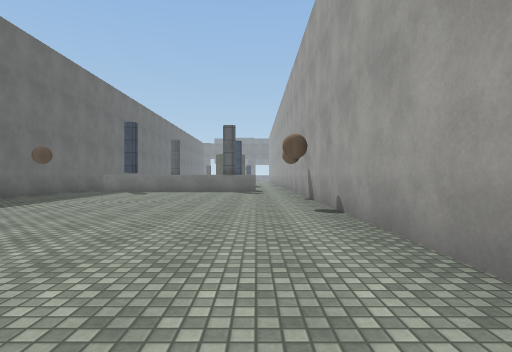
[1] (above)

18 first-person views from a walk through a scene from a Unity 3-D project. The camera is 1.2 m above the floor, looks level and sees 80° across. The floor is counted in squares, 2 m on a side. Each view is taken from the middle of a square. On the plan, view 1 faces up. The plan holds only what a view shows up to about 9 squares ahead; the rest is blank. The place goes on beyond the plan. The player character is not drawn. Surface patterns are stand-ins for the level's own textures.

[2]
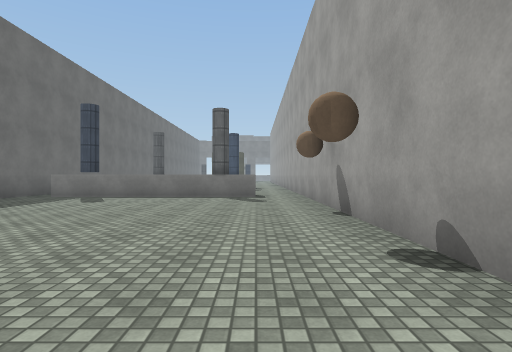

[3]
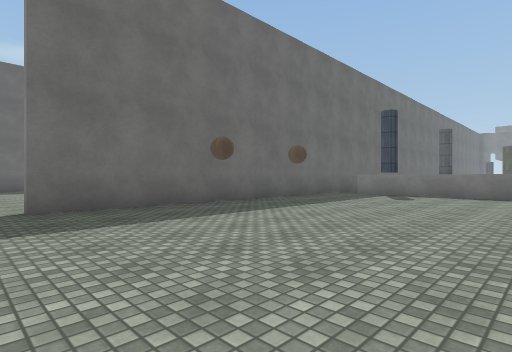

[4]
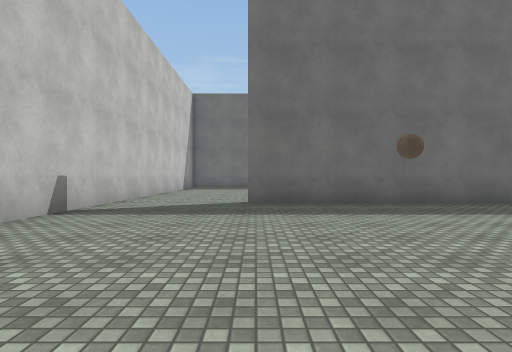

[5]
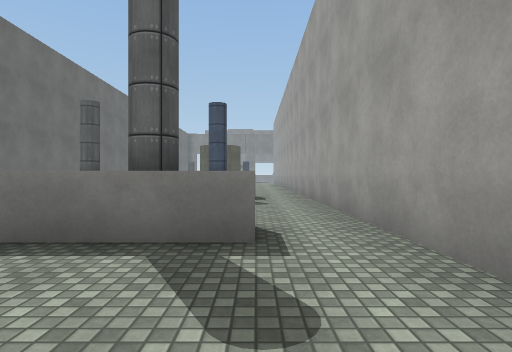

[6]
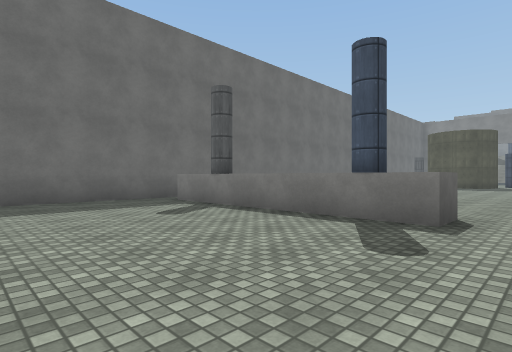

[7]
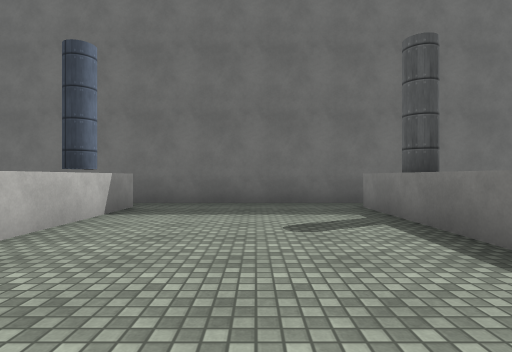

[8]
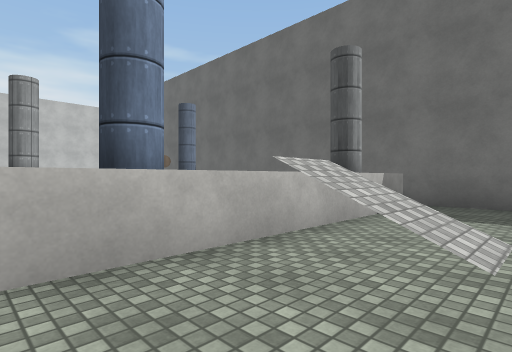

[9]
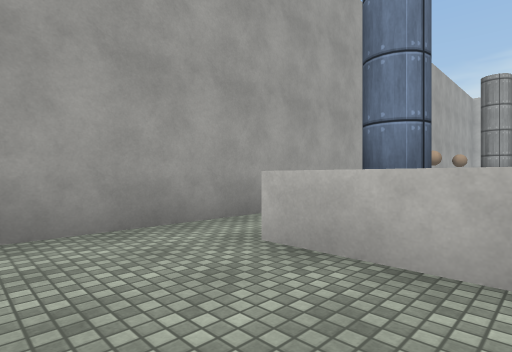

[10]
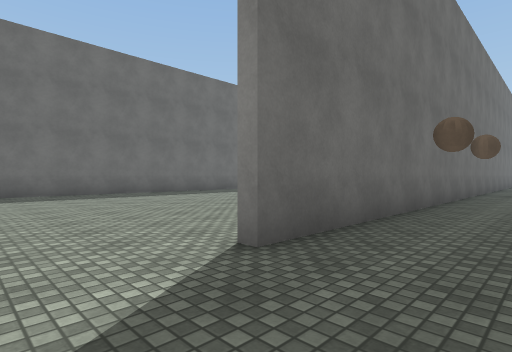

[11]
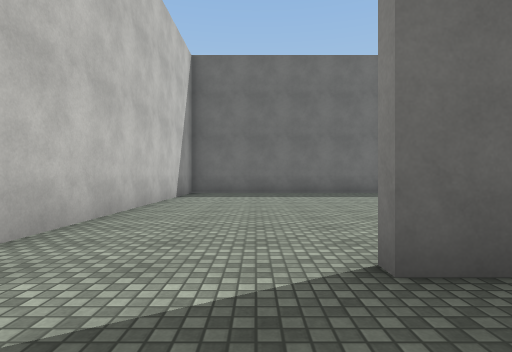

[12]
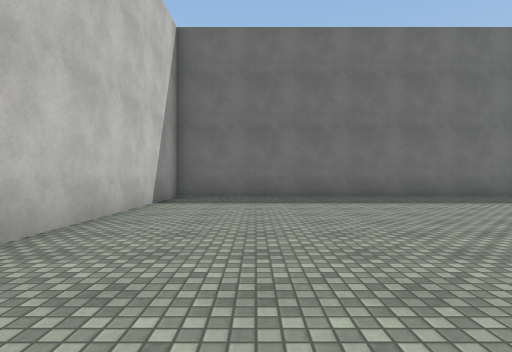

[13]
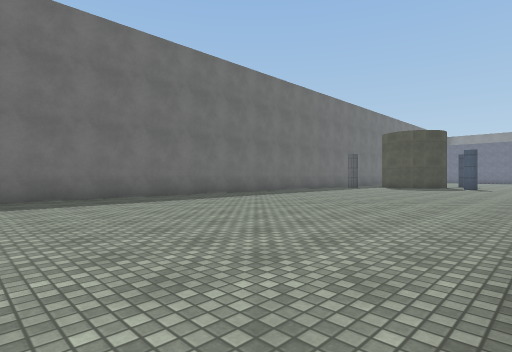

[14]
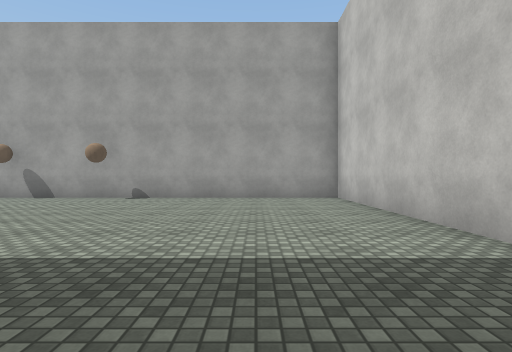

[15]
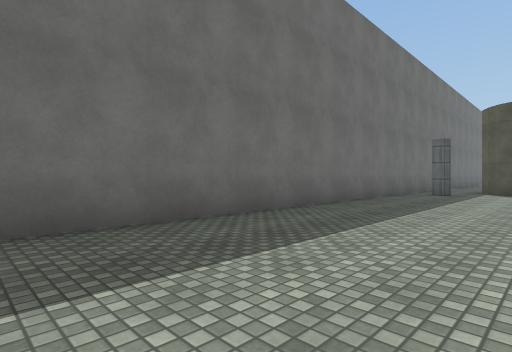

[16]
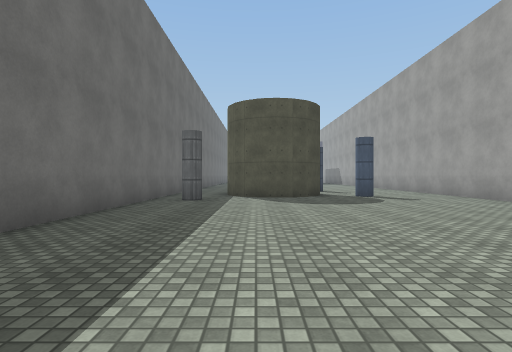

[17]
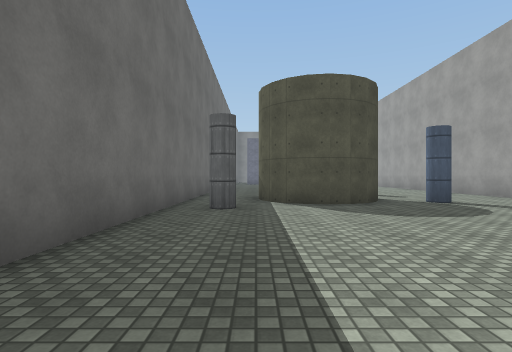

[18]
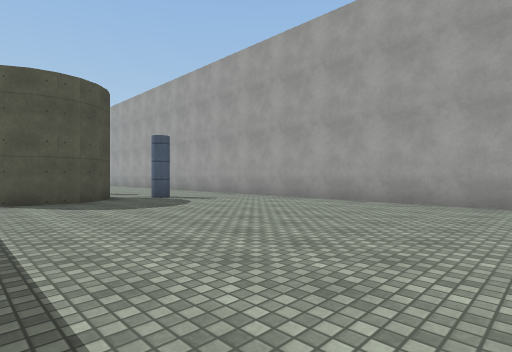

### Floor plan
Key: @ floor where view 1 was taken; # wall or solid block; x gap in a wall; . floor; / step, stairs or slope; ^ raised ledge; O other object.
Columns run from 16 left of view 1 to 2 right of it. Each row starts with its distance up from view 1.
 20 #       .# .......#
 19 #..###...#.../....#
 18 #..##.O..#.O#/ O^.#
 17 #O.......#xOO/.O^.#
 16 #........#........#
 15 #........#........#
 14 #........#........#
 13 #........#........
 12 #........#^O^^^O^.#
 11 #........#........#
 10 #........#........#
  9 #........#........#
  8 #........#........#
  7 #........#........#
  6 #........#........#
  5 #........#........#
  4 #........#........#
  3 #........#........#
  2 #.................#
  1 #.................#
  0 #...............@.#
 -1 ###################

Where each view was taken, in squares from view 1:
view 1: 0 up, 0 right, facing up
view 2: 3 up, 0 right, facing up
view 3: 2 up, 1 left, facing up-left
view 4: 3 up, 0 right, facing left
view 5: 9 up, 0 right, facing up
view 6: 13 up, 1 right, facing up-left
view 7: 15 up, 0 right, facing left
view 8: 20 up, 0 right, facing down-left
view 9: 20 up, 2 left, facing down-right
view 10: 1 up, 5 left, facing up-left
view 11: 2 up, 5 left, facing left
view 12: 2 up, 7 left, facing left
view 13: 2 up, 7 left, facing up-left
view 14: 2 up, 7 left, facing right
view 15: 6 up, 12 left, facing up-left
view 16: 9 up, 13 left, facing up
view 17: 11 up, 14 left, facing up
view 18: 10 up, 14 left, facing up-right
